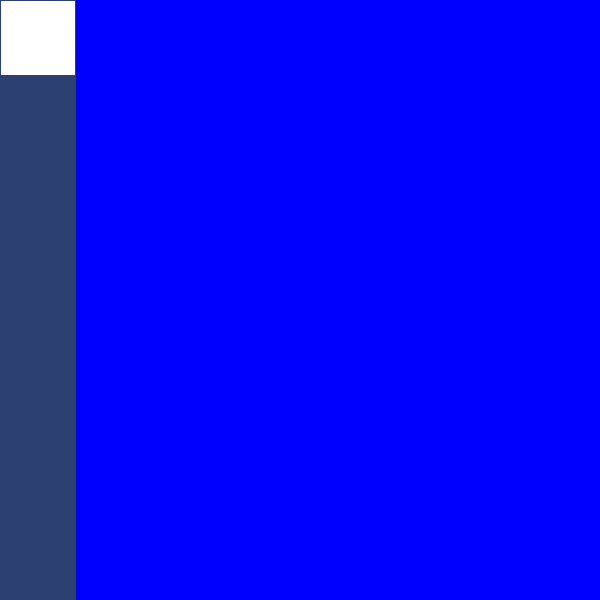
Frame 1 (no input)
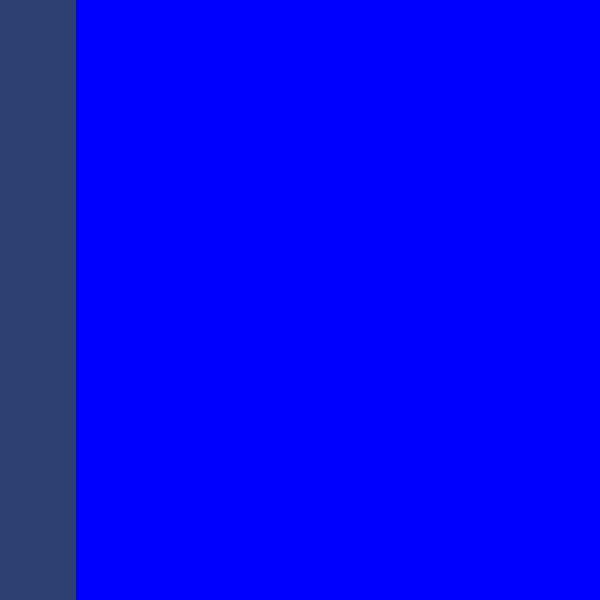
Frame 60 (the mouse pressed at the canvas centre just before this capture)
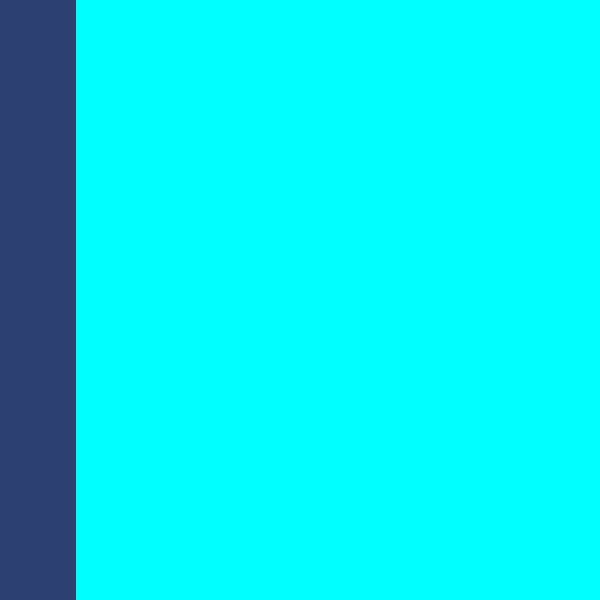
Frame 120 (the mouse held since frame 60 and released just before this capture)

The Processing sketch that drew these frames (run headless with seeded random() and noise(); from frame 60 on, the mouse is pressed at the canvas centre):

// Processing sketch: processing_156536
// ── processing_156536.pde

color color1, color2, color3;



int circleX = width/8;
int circleA =width/8;
int circleB=width/8;
int circleC =width/8;
int circleD= width/8;
int circleE=width/8;
int circleF=width/8;
int circleG=width/8;
int circleH=width/8;




void setup() {
  size(600, 600);
  background(0, 0, 0);
  noiseSeed(10);
}
void draw() {
  color1=#2c4072;
  color2=#5be22b;
  color3=#049247;
  background(0, mouseY, 255);
  float sinOfTime = sin( millis() * 0.007 );
  float sinMappedX = map( sinOfTime, -1.0, 1.0, 5, 25 );
  float sinMappedY = map( sinOfTime, -1.0, 1.0, 5, 25 );

  float circA=20;
  float circX=20;
  float circB=20;
  float circC=20;
  float circD=20;
  float circE=20;
  float circF=20;
  float circG=20;
  float circH=20;





  if (mouseX>0 && mouseX <width/8 && mouseY>0 && mouseY<height/8)
  {
    if (mousePressed)
    {
      fill(color2);
      circA=circA*sinMappedX/10;
    } else fill(color3);
    circleA = circleA+5;
  }
  if (circleA > width) {
    circleA = width/8;
  }

  ellipse(circleA, height/16, circA, circA);
  stroke(color1);
  rect(0, 0, width/8, height/8);
  fill(color1);



  ////////////////////////////////////////////////////////////

  if (mouseX>0 && mouseX <width/8 && mouseY>height/8 && mouseY<2*height/8)
  { 
    if (mousePressed)
    {
      fill(color2);
      circX=circX*sinMappedX/10;
    } else fill(color3);

    circleX = circleX+10;
  }

  if (circleX > width) {
    circleX = width/8;
  }


  ellipse(circleX, 3*height/16, circX, circX);

  rect(0, height/8, width/8, height/8);
  fill(color1);
  stroke(color1);

  ////////////////////
  if (mouseX>0 && mouseX <width/8 && mouseY>2*height/8 && mouseY<3*height/8)
  {
    if (mousePressed)
    {
      fill(color2);
      circB=circB*sinMappedX/10;
    } else fill(color3);
    circleB = circleB+5;
  }
  if (circleB > width) {
    circleB = width/8;
  }
  ellipse(circleB, 5*height/16, circB, circB);
  rect(0, 2*height/8, width/8, height/8);
  stroke(color1);
  fill(color1);





  //////////////////////////////////////////////////////////////
  if (mouseX>0 && mouseX <width/8 && mouseY>2*height/8 && mouseY<3*height/8)
  {
    if (mousePressed)
    {
      fill(color2);

      circC=circC*sinMappedX/10;
    } else fill(color3);
    stroke(color3);
    circleC = circleC+5;
  }
  if (circleC > width) {
    circleC = width/8;
  }
  ellipse(circleC, 5*height/16, circC, circC);

  rect(0, 2*height/8, width/8, height/8);
  fill(color1);
  stroke(color1);



  ////////////////////////////////////////////////////////////
  if (mouseX>0 && mouseX <width/8 && mouseY>3*height/8 && mouseY<4*height/8)
  {
    if (mousePressed)
    {
      fill(color2);
      circD=circD*sinMappedX/10;
    } else fill(color3);
    circleD = circleD+10;
  }
  if (circleD > width) {
    circleD = width/8;
  }
  ellipse(circleD, 7*height/16, circD, circD);
  rect(0, 3*height/8, width/8, height/8);
  fill(color1);
  stroke(color1);



  /////////////////////////line/////////////
  if (mouseX>0 && mouseX <width/8 && mouseY>4*height/8 && mouseY<5*height/8)
  {
    if (mousePressed)
    {
      fill(color2);

      circE=circE*sinMappedX/10;
    } else fill(color3);
    circleE = circleE+5;
  }
  if (circleE > width) {
    circleE = width/8;
  }




  ellipse(circleE, 9*height/16, circE, circE);
  stroke(color1);
  rect(0, 4*height/8, width/8, height/8);
  fill(color1);



  /////////////////////////line/////////////
  if (mouseX>0 && mouseX <width/8 && mouseY>5*height/8 && mouseY<6*height/8)
  {
    if (mousePressed)
    {
      fill(color2);

      circF=circF*sinMappedX/10;
    } else fill(color3);
    circleF = circleF+5;
  }
  if (circleF > width) {
    circleF = width/8;
  }



  ellipse(circleF, 11*height/16, circF, circF);

  rect(0, 5*height/8, width/8, height/8);
  fill(color1);
  stroke(color1);


  if (mouseX>0 && mouseX <width/8 && mouseY>6*height/8 && mouseY<7*height/8)
  {
    if (mousePressed)
    {
      fill(color2);
      circG=circG*sinMappedX/10;
    } else fill(color3);
    circleG = circleG+5;
  }
  if (circleG > width) {
    circleG = width/8;
  }
  ellipse(circleG, 13*height/16, circG, circG);
  rect(0, 6*height/8, width/8, height/8);
  stroke(color1);
  fill(color1);





  //////////////////////////////////////////////////////////////
  if (mouseX>0 && mouseX <width/8 && mouseY>7*height/8 && mouseY<8*height/8)
  {
    if (mousePressed)
    {
      fill(color2);
      circH=circH*sinMappedX/10;
    } else fill(color3);

    circleH = circleH+5;
  }
  if (circleH> width) {
    circleH = width/8;
  }
  ellipse(circleH, 15*height/16, circH, circH);

  rect(0, 7*height/8, width/8, height/8);
  fill(color1);
  stroke(color1);



  ////////////////////////////////////////////////////////////
}
